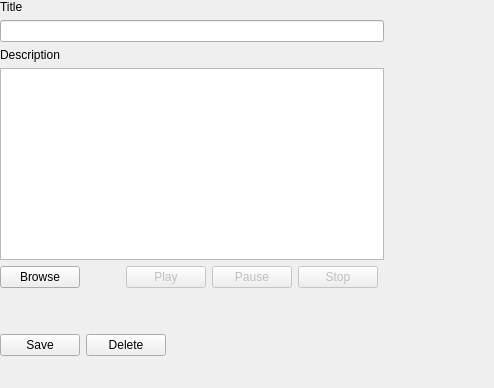
<?xml version="1.0" encoding="UTF-8"?>
<ui version="4.0">
 <class>AudioEditor</class>
 <widget class="QWidget" name="AudioEditor">
  <property name="geometry">
   <rect>
    <x>0</x>
    <y>0</y>
    <width>494</width>
    <height>388</height>
   </rect>
  </property>
  <property name="windowTitle">
   <string>Form</string>
  </property>
  <widget class="QWidget" name="">
   <layout class="QVBoxLayout" name="verticalLayout">
    <item>
     <widget class="QLabel" name="labelTitle">
      <property name="text">
       <string>Title</string>
      </property>
     </widget>
    </item>
    <item>
     <widget class="QLineEdit" name="lineEditTitle"/>
    </item>
    <item>
     <widget class="QLabel" name="labelPath_2">
      <property name="text">
       <string>Description</string>
      </property>
     </widget>
    </item>
    <item>
     <widget class="QTextEdit" name="textEditDescription"/>
    </item>
    <item>
     <layout class="QHBoxLayout" name="horizontalLayout">
      <item>
       <widget class="QPushButton" name="pushButtonBrowse">
        <property name="text">
         <string>Browse</string>
        </property>
        <property name="icon">
         <iconset resource="resources.qrc">
          <normaloff>:/new/resources/resources/browse.png</normaloff>:/new/resources/resources/browse.png</iconset>
        </property>
       </widget>
      </item>
      <item>
       <spacer name="horizontalSpacer">
        <property name="orientation">
         <enum>Qt::Horizontal</enum>
        </property>
        <property name="sizeHint" stdset="0">
         <size>
          <width>40</width>
          <height>20</height>
         </size>
        </property>
       </spacer>
      </item>
      <item>
       <layout class="QHBoxLayout" name="horizontalLayout_2">
        <item>
         <widget class="QPushButton" name="pushButtonPlay">
          <property name="enabled">
           <bool>false</bool>
          </property>
          <property name="text">
           <string>Play</string>
          </property>
          <property name="icon">
           <iconset resource="resources.qrc">
            <normaloff>:/new/resources/resources/play.png</normaloff>:/new/resources/resources/play.png</iconset>
          </property>
         </widget>
        </item>
        <item>
         <widget class="QPushButton" name="pushButtonPause">
          <property name="enabled">
           <bool>false</bool>
          </property>
          <property name="text">
           <string>Pause</string>
          </property>
          <property name="icon">
           <iconset resource="resources.qrc">
            <normaloff>:/new/resources/resources/pause.png</normaloff>:/new/resources/resources/pause.png</iconset>
          </property>
         </widget>
        </item>
        <item>
         <widget class="QPushButton" name="pushButtonStop">
          <property name="enabled">
           <bool>false</bool>
          </property>
          <property name="text">
           <string>Stop</string>
          </property>
          <property name="icon">
           <iconset resource="resources.qrc">
            <normaloff>:/new/resources/resources/stop.png</normaloff>:/new/resources/resources/stop.png</iconset>
          </property>
         </widget>
        </item>
        <item>
         <widget class="Phonon::VolumeSlider" name="volumeSlider"/>
        </item>
       </layout>
      </item>
     </layout>
    </item>
    <item>
     <spacer name="verticalSpacer">
      <property name="orientation">
       <enum>Qt::Vertical</enum>
      </property>
      <property name="sizeHint" stdset="0">
       <size>
        <width>20</width>
        <height>40</height>
       </size>
      </property>
     </spacer>
    </item>
    <item>
     <layout class="QHBoxLayout" name="horizontalLayout_3">
      <item>
       <widget class="QPushButton" name="pushButtonSave">
        <property name="text">
         <string>Save</string>
        </property>
        <property name="icon">
         <iconset resource="resources.qrc">
          <normaloff>:/new/resources/resources/save.png</normaloff>:/new/resources/resources/save.png</iconset>
        </property>
       </widget>
      </item>
      <item>
       <widget class="QPushButton" name="pushButtonDelete">
        <property name="text">
         <string>Delete</string>
        </property>
        <property name="icon">
         <iconset resource="resources.qrc">
          <normaloff>:/new/resources/resources/delete.png</normaloff>:/new/resources/resources/delete.png</iconset>
        </property>
       </widget>
      </item>
      <item>
       <spacer name="horizontalSpacer_2">
        <property name="orientation">
         <enum>Qt::Horizontal</enum>
        </property>
        <property name="sizeHint" stdset="0">
         <size>
          <width>40</width>
          <height>20</height>
         </size>
        </property>
       </spacer>
      </item>
     </layout>
    </item>
   </layout>
  </widget>
 </widget>
 <customwidgets>
  <customwidget>
   <class>Phonon::VolumeSlider</class>
   <extends>QWidget</extends>
   <header location="global">phonon/volumeslider.h</header>
  </customwidget>
 </customwidgets>
 <resources>
  <include location="resources.qrc"/>
 </resources>
 <connections/>
</ui>
